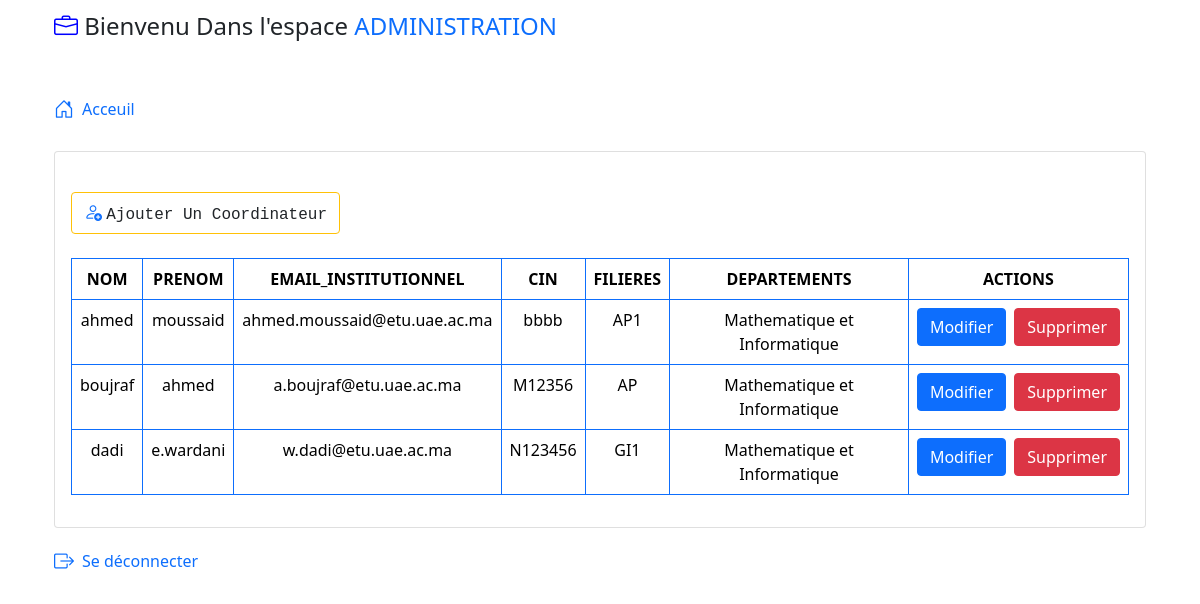
The page /src/public/views/static/administration/coordinateur/cord.php on the database its author committed.
### tables this page shows
CREATE TABLE `coordinateur` (
  `nom` varchar(100) NOT NULL,
  `prenom` varchar(100) NOT NULL,
  `email_institutionnel` varchar(255) DEFAULT NULL,
  `cin` varchar(10) NOT NULL,
  `filiere` varchar(100) NOT NULL,
  `departement` varchar(100) NOT NULL,
  `role` int(11) NOT NULL
);

### src/app/models/adminModel.php (called while the page is built, shortened)
<?php
class adminModel
{
    private $conn;
    public function __construct()
    {
        $con = new dbConnection;
        $this->conn = $con->getConnection();
    }
    public function getAllCoordinateurs()
    {
        $stmt = $this->conn->prepare("select * from coordinateur");
        $stmt->execute();
        $users = $stmt->fetchAll(PDO::FETCH_ASSOC);
        return $users;
    }
}

### src/database/dbConnection.php (called while the page is built, shortened)
<?php
class dbConnection
{
    private $hostname = "localhost";
    private $username = "root";
    private $password = "";
    private $dbname = "gestion_notes_ensah";
    public function  getConnection()
    {
        try {
            $db = new PDO("mysql:host=$this->hostname;dbname=$this->dbname", $this->username, $this->password);
            $db->exec("set names utf8");
            $db->setAttribute(PDO::ATTR_ERRMODE, PDO::ERRMODE_EXCEPTION);
            return $db;
        } catch (PDOException $e) {
            echo "erreurs lors de la connection via db" . $e->getMessage();
        }
    }
}

### src/app/controllers/adminController.php (called while the page is built, shortened)
<?php
class adminController
{
    private $model;
    public function __construct()
    {
        $this->model = new adminModel();
    }
    public function fetchAllCoordinateurs()
    {
        $coordinateurs = $this->model->getAllcoordinateurs();
    }
}

### src/public/views/static/administration/coordinateur/cord.php (the view, shortened to what this page needs)
<?php
require_once "../../../../../app/controllers/adminController.php";
include_once "../layout.php";
$user = new adminController;
$user->fetchAllCoordinateurs();
?>
<div class="mt-4 card">
    <div class="card-body">
        <div class="card-title my-4">
            <div class="btn btn-outline-warning">
                <i class="bi bi-person-add text-primary" , style="font-size: 18px;"></i>
                <a class="text-dark font-monospace text-decoration-none" href="./addCord.php">Ajouter Un Coordinateur</a>
            </div>
        </div>
        <table class="table table-bordered border-primary text-center">
            <thead>
                <tr>
                    <th scope="col">NOM</th>
                    <th scope="col">PRENOM</th>
                    <th scope="col">EMAIL_INSTITUTIONNEL</th>
                    <th scope="col">CIN</th>
                    <th scope="col">FILIERES</th>
                    <th scope="col">DEPARTEMENTS</th>
                    <th scope="col">ACTIONS</th>
                </tr>
            </thead>
            <tbody>
                <?php foreach ($_SESSION['coordinateurs'] as $cord) :
                ?>
                    <tr>
                        <td><?= $cord['nom'] ?></td>
                        <td><?= $cord['prenom'] ?></td>
                        <td><?= $cord['email_institutionnel'] ?></td>
                        <td><?= $cord['cin'] ?></td>
                        <td>
                            <?= $cord['filiere'] ?>
                        </td>
                        <td>
                            <?= $cord['departement'] ?>
                        </td>
                        <td>
                            <div class="d-flex">
                                <button class="btn btn-primary me-2">
                                    <a class="text-white text-decoration-none" href="./updateCord.php?cin=<?php echo $cord['cin']; ?>">Modifier</a>
                                </button>
                                <form action="./deleteCord.php" method="POST">
                                    <button type="button" class="btn btn-danger" data-bs-toggle="modal" data-bs-target="#confirmDeleteModal<?= $cord['cin'] ?>">
                                        Supprimer
                                    </button>
                                </form>
                            </div>
                        </td>
                    </tr>
                <?php endforeach; ?>
            </tbody>
        </table>
    </div>
</div>
<?php include_once "../../footer.php" ?>

### rows shown on the page
coordinateur: nom "ahmed", prenom "moussaid", email_institutionnel "ahmed.moussaid@etu.uae.ac.ma", cin "bbbb", filiere "AP1", departement "Mathematique et Informatique"
coordinateur: nom "boujraf", prenom "ahmed", email_institutionnel "a.boujraf@etu.uae.ac.ma", cin "M12356", filiere "AP", departement "Mathematique et Informatique"
coordinateur: nom "dadi", prenom "e.wardani", email_institutionnel "w.dadi@etu.uae.ac.ma", cin "N123456", filiere "GI1", departement "Mathematique et Informatique"
